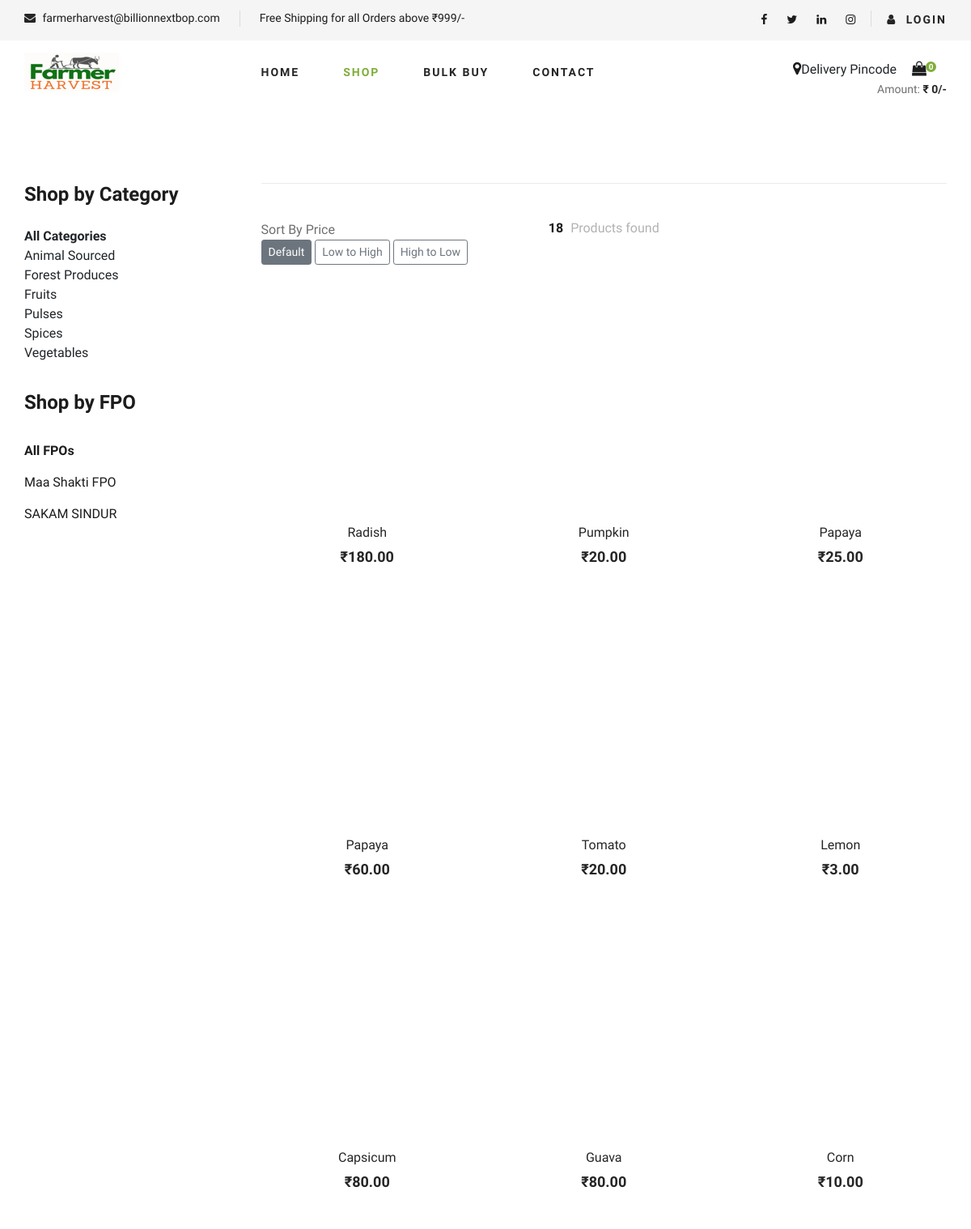
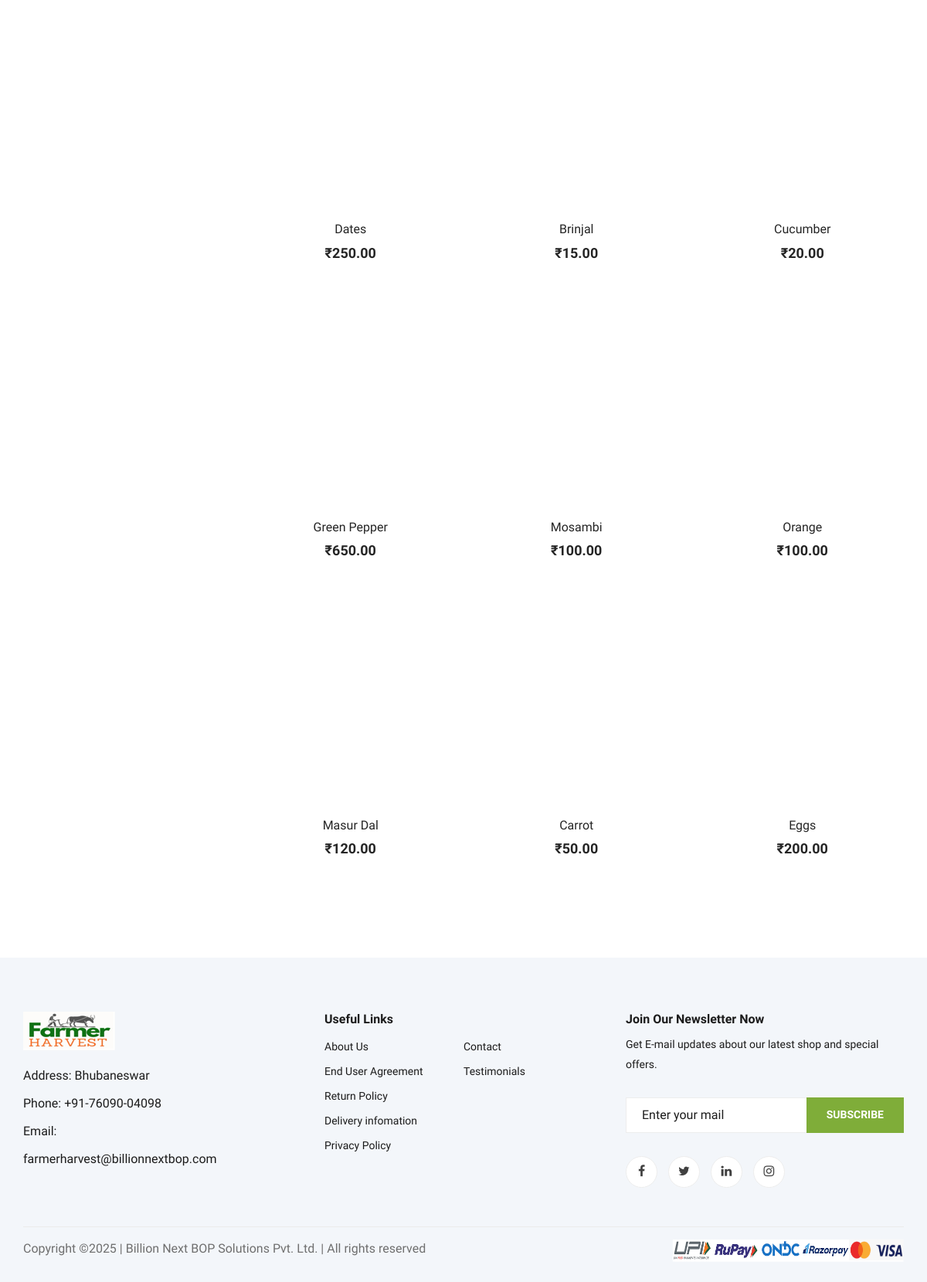
Screenshot of /accounts/shop with the database file from the repository (2 pictures, top to bottom).
### omsapp/models.py (models this page shows, shortened)
class Item(Model):
    itemID = AutoField(primary_key=True)
    itemName = CharField(max_length=200)
    itemType = CharField(max_length=20, default='')
    itemCat = CharField(max_length=200)
    itemSku = CharField(max_length=20, default='')
    itemHSNCode= CharField(max_length=15, default='')
    itemUnit = CharField(max_length=200)
    itemTaxPref=CharField(max_length=10, default='')
    itemTaxRate=CharField(max_length=10, default='')
    itemCostPrice=DecimalField(max_digits=10, decimal_places=2, default=0)
    itemPrice = DecimalField(max_digits=10, decimal_places=2)
    itemImg = ImageField(upload_to='static/')
    itemActive = BooleanField(default=True)
    itemInStock = BooleanField(default=True)
    stockValue = IntegerField(default=0)
    marketType = CharField(max_length=20, default='All')
    featureItem = BooleanField(default=True)
    itemDesc = CharField(max_length=200, default='')
    userID = ForeignKey(CustomUser, on_delete=CASCADE)

class CustomUser(AbstractUser):
    id=AutoField(primary_key=True)
    """"Basic details"""
    userType = CharField(max_length=20, choices=USERTYPES)
    first_name = CharField(max_length=50)#name
    last_name = CharField(max_length=50)#displayname
    org_name=CharField(max_length=50, default='', blank=True)#business name
    email = EmailField(max_length=50, default='', blank=True)#not mandatory
    phone = CharField(max_length=12, unique=True)
    phone1 = CharField(max_length=12, default='', blank=True)
    gstin = CharField(max_length=15, default='', blank=True)
    supply_place = CharField(max_length=70, choices=STATES)
    gst_tmt = CharField(max_length=20, choices=GST_TREATMENT)#gst treatment
    """Billing Address"""
    userAddress = CharField(max_length=200)
    userCity = CharField(max_length=50)
    userState = CharField(max_length=20, choices=STATES)
    pinCode = CharField(max_length=6)
    """Shipping Address"""
    userAddress1 = CharField(max_length=200)
    userCity1 = CharField(max_length=50)
    userState1 = CharField(max_length=20, choices=STATES)
    pinCode1 = CharField(max_length=6)
    userNote = CharField(max_length=300, default='', blank=True)#remarks from user
    """Account attributes"""
    password = CharField(max_length=20, default='Admin@1234')
    userApproved = BooleanField(null=True)
    approvedOn = DateField(null=True)
    isActive=BooleanField(null=True)
    activatedOn=DateField(null=True)
    USERNAME_FIELD = 'phone'
    REQUIRED_FIELDS=['first_name']

### omsapp/views.py (the view)
# urls.py: path('shop', views.shop, name='shop'),
def shop(request, category=None, fpo=None, region=None):
    items = Item.objects.filter(itemActive=True).order_by('-itemInStock')
    item_sort = request.GET.get('sort')
    user_name = 'Guest!'#display the username
    pincode='Delivery Pincode'
    pincode_area = ''
    fpo_name = ''
    if category is not None:
        items = Item.objects.filter(itemCat=category).filter(itemActive=True).order_by('-itemInStock')
    if fpo is not None:
        items = Item.objects.filter(userID_id=fpo).filter(itemActive=True).order_by('-itemInStock')
        fpo_name = get_object_or_404(CustomUser,pk=fpo).last_name
    if region is not None:
        items = Item.objects.filter(userID_id__pinCode=region).filter(itemActive=True).order_by('-itemInStock')
        pincode_area = PinCodeAPI(request, region)
        pincode=region
    form = ItemForm()
    if request.user.is_authenticated:
        user_name = request.user.last_name
        user_type = request.user.userType
        pincode = request.session.get('pincode') #get the logged in user's pincode
        if region is not None: #if the user is logged in and explicitly enters a pincode, then the items of that pincode will be displayed, not the user's own pincode
            pincode = region
            request.session['pincode'] = pincode
        items = Item.objects.filter(userID_id__pinCode=pincode).filter(itemActive=True).order_by('-itemInStock') #if the user is logged in, then only the items available in user's pincode will be available to it.
        if user_type == '1':
            items = items.exclude(userID_id = request.user.pk)
    else:#if the user is not logged in and explicitly enters the pincode
        pincode = region
        request.session['pincode'] = pincode
    if item_sort == 'price_asc':
        items = items.order_by('itemPrice')
    elif item_sort == 'price_desc':
        items = items.order_by('-itemPrice')
    cart = Cart(request)
    total_qty = cart.__len__()#display total number quantities added in the basket
    total_price = cart.get_total_price()
    region_list = fpo = fpo_list()
    min_price = items.aggregate(Min('itemPrice'))['itemPrice__min']
    max_price = items.aggregate(Max('itemPrice'))['itemPrice__max']
    shop_page_context ={
        'items': items,
        'form': form,
        'login_user':user_name,
        'total_qty':total_qty,
        'fpo_list':fpo,
        'fpo_name':fpo_name,
        'item_sort':item_sort,
        'regions':region_list,
        'total_price':total_price,
        'min_price':min_price,
        'max_price':max_price,
        'pincode_area':pincode_area,
        'clicked':'Shop',
        'pincode':pincode
    }
    return render(request, 'shop-grid.html', shop_page_context)

### omsapp/cart.py (called while the page is built)
    def __len__(self):
        return sum(item['quantity'] for item in self.cart.values())

    def get_total_price(self):
        return sum(Decimal(item['price']) * item['quantity'] for item in self.cart.values())

### omsapp/views.py (called while the page is built)
def fpo_list():
    fpo = CustomUser.objects.filter(userType=1)
    return fpo

### omsapp/templates/shop-grid.html (shortened to what this page needs)
{% extends 'index.html' %}
{% load static %}
{% block shopgrid %}
    <section class="product spad">
        <div class="container">
            <div class="row">
                <div class="col-lg-3 col-md-5">
                    <div class="sidebar">
                        <div class="sidebar__item">
                            <h4>Shop by Category</h4>
                            <ul>
                                <li class="active" data-filter="*" style="cursor: pointer;">All Categories</li>
                                {% regroup items|dictsort:"itemCat" by itemCat as categories_list %}
                                {% for category in categories_list %}
                                <li data-filter=".{{category.grouper|cut:' '}}" style="cursor: pointer;">{{category.grouper}}</li>
                                {% endfor %}
                            </ul>
                        </div>
                        <div class="sidebar__item">
                            <h4>Shop by FPO</h4>
                            <ul>
                                <li class="active"><a href="{% url 'shop' %}">All FPOs</a></li>
                                {% for fpo in fpo_list %}
                                <li><a href="{% url 'shop-fpo' fpo.id %}">{{fpo.last_name}}</a></li>
                                {% endfor %}
                            </ul>
                        </div>
                    </div>
                </div>
                <div class="col-lg-9 col-md-7">
                    <div class="filter__item">
                        <div class="row">
                            <div class="col-lg-4 col-md-5">
                                <div class="filter__sort">
                                    <span>Sort By Price</span>
                                    <div class="sort-buttons mb-3">
                                        <a href="?sort=default" class="btn btn-outline-secondary btn-sm {% if not item_sort or item_sort == 'default' %} active {% endif %}">Default</a>
                                        <a href="?sort=price_asc" class="btn btn-outline-secondary btn-sm {% if item_sort == 'price_asc' %} active {% endif %}">Low to High</a>
                                        <a href="?sort=price_desc" class="btn btn-outline-secondary btn-sm {% if item_sort == 'price_desc' %} active {% endif %}">High to Low</a>
                                    </div>
                                </div>
                            </div>
                            <div class="col-lg-4 col-md-4">
                                <div class="filter__found">
                                    <h6><span>{{items|length}}</span> Products found</h6>
                                </div>
                            </div>
                            <div class="col-lg-4 col-md-3">
                                <div class="filter__found">
                                    <h6></h6>
                                </div>
                            </div>
                        </div>
                    </div>
                    <div class="row featured__filter">
                        {% for item in items %}
                        <div class="col-lg-4 col-md-6 col-sm-6 mix {{item.itemCat|cut:' '}}">
                            {% if item.itemInStock%}
                            <div class="product__item">
                            {% else %}
                            <div class="product__item out-of-stock">
                            {% endif %}
                                <div class="product__item__pic set-bg" data-setbg="{{item.itemImg.url}}" onclick="itemRedirect('{{item.itemID}}')" style="cursor: pointer;">
                                </div>
                                <div class="product__item__text">
                                    <h6><a href="#">{{item.itemName}}</a></h6>
                                    <h5>₹{{item.itemPrice}}</h5>
                                </div>
                            </div>
                        </div>
                        {% endfor %}
                    </div>
                </div>
            </div>
        </div>
    </section>
{% endblock %}

### omsapp/templates/static/css/style.css (style rules this page uses)
html, body { height: 100%; font-family: "Cairo", sans-serif; -webkit-font-smoothing: antialiased; font-smoothing: antialiased; }
h1, h2, h3, h4, h5, h6 { margin: 0; color: #111111; font-weight: 400; font-family: "Cairo", sans-serif; }
h4 { font-size: 24px; }
h5 { font-size: 18px; }
h6 { font-size: 16px; }
ul, ol { padding: 0; margin: 0; }
.set-bg { background-repeat: no-repeat; background-size: cover; background-position: top center; }
.spad { padding-top: 100px; padding-bottom: 100px; }
.sidebar__item { margin-bottom: 35px; }
.sidebar__item h4 { color: #1c1c1c; font-weight: 700; margin-bottom: 25px; }
.sidebar__item ul li { list-style: none; }
.sidebar__item ul li a { font-size: 16px; color: #1c1c1c; line-height: 39px; display: block; }
.product { padding-top: 80px; padding-bottom: 80px; }
.filter__item { padding-top: 45px; border-top: 1px solid #ebebeb; padding-bottom: 20px; }
.filter__sort { margin-bottom: 15px; }
.filter__sort span { font-size: 16px; color: #6f6f6f; display: inline-block; }
.filter__found { text-align: center; margin-bottom: 15px; }
.filter__found h6 { font-size: 16px; color: #b2b2b2; }
.filter__found h6 span { color: #1c1c1c; font-weight: 700; margin-right: 5px; }
.product__item { margin-bottom: 50px; }
.product__item__pic { height: 270px; position: relative; overflow: hidden; }
.product__item__text { text-align: center; padding-top: 15px; }
.product__item__text h6 { margin-bottom: 10px; }
.product__item__text h6 a { color: #252525; }
.product__item__text h5 { color: #252525; font-weight: 700; }
@media only screen and (min-width: 1200px) { .container { max-width: 1170px; } }

### omsapp/templates/shop-grid.html (style rules this page uses)
li.active { font-weight: bold; }

### rows the page displays
Item: grouper "Animal Sourced", itemName "Eggs", itemPrice "200.00"
Item: grouper "Forest Produces", itemName "Dates", itemPrice "250.00"
Item: grouper "Fruits", itemName "Papaya", itemPrice "60.00"
Item: grouper "Pulses", itemName "Masur Dal", itemPrice "120.00"
Item: grouper "Spices", itemName "Green Pepper", itemPrice "650.00"
Item: grouper "Vegetables", itemName "Radish", itemPrice "180.00"
CustomUser: last_name "Maa Shakti FPO"
CustomUser: last_name "SAKAM SINDUR"
Item: itemName "Pumpkin", itemPrice "20.00"
Item: itemName "Papaya", itemPrice "25.00"
Item: itemName "Tomato", itemPrice "20.00"
Item: itemName "Lemon", itemPrice "3.00"
Item: itemName "Capsicum", itemPrice "80.00"
Item: itemName "Guava", itemPrice "80.00"
Item: itemName "Corn", itemPrice "10.00"
Item: itemName "Brinjal", itemPrice "15.00"
Item: itemName "Cucumber", itemPrice "20.00"
Item: itemName "Mosambi", itemPrice "100.00"
Item: itemName "Orange", itemPrice "100.00"
Item: itemName "Carrot", itemPrice "50.00"

### other values shown
{{ total_qty }} "0"
{{ total_price }} "0"
{{ items|length }} "18"
